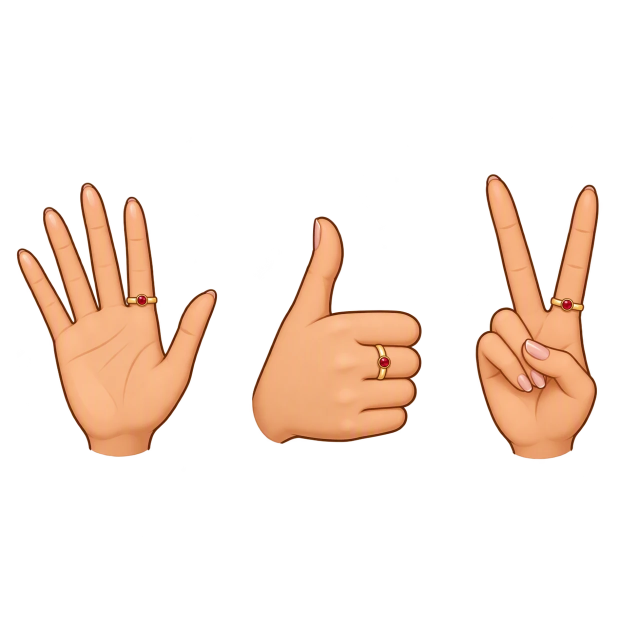
#> input picture aiym-engine/assets/hands/source/reference.webp, 1254 x 1254 px (shown at 1/2 size)
$ python cut_hands.py
#> lines starting #> are read from the running program, lines starting #| are printed output that depends on the picture; after the words box and inside, x2 and y2 are one past the last pixel; in counts of white or black regions, pixels touching at a corner belong together
#!/usr/bin/env python3
"""Вырезает три руки из общей картинки-образца (assets/hands/source/reference.webp): убирает белый фон,
сглаживает края и сохраняет wave.png / like.png / peace.png + размеры и положение запястья (hands.json)."""
import json, os
import numpy as np
from PIL import Image, ImageFilter

HERE = os.path.dirname(os.path.abspath(__file__)); ROOT = os.path.join(HERE, '..', 'assets', 'hands')
im = Image.open(os.path.join(ROOT, 'source', 'reference.webp')).convert('RGBA')
#> im is the input picture: PIL image 1254x1254 RGBA; mean R, G, B, A 44.8, 30.3, 21.5, 45.4
a = np.asarray(im).astype(np.int16); rgb = a[..., :3]
#> after `rgb = a[..., :3]`:
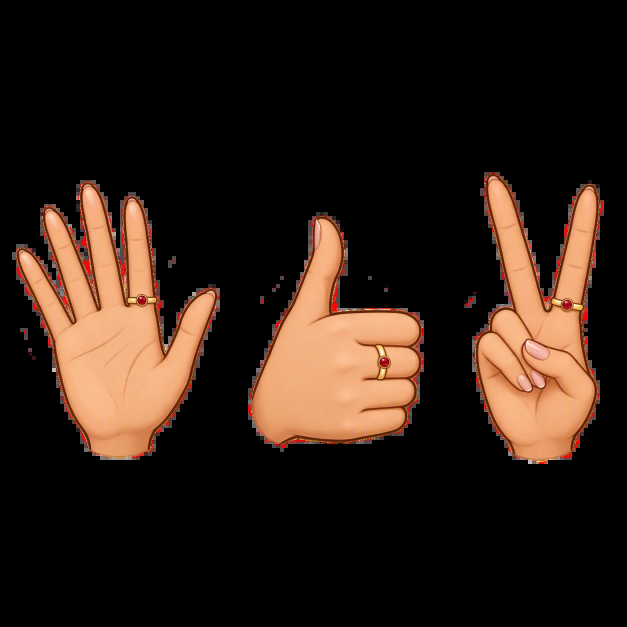
#> rgb: shape (1254, 1254, 3) int16 (shown at 1/2 size); mean R, G, B 44.8, 30.3, 21.5

# у образца уже прозрачный фон (альфа-канал) — просто берём его; если вдруг фон белый — убираем заливкой от краёв
if a[..., 3].min() < 255:
    fg = a[..., 3] > 16
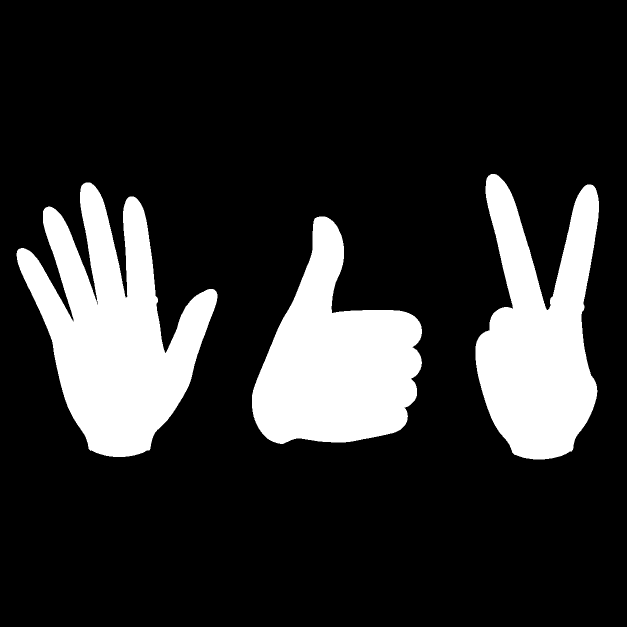
#> fg: shape (1254, 1254) bool (shown at 1/2 size); 18.3% white; 3 white regions, box (x1, y1, x2, y2) and area: (33, 365, 435, 914) 110266, (504, 433, 844, 888) 89655, (951, 348, 1198, 919) 87392
    full = im
else:
    from PIL import ImageDraw
    wmask = Image.fromarray(((rgb.min(axis=2) > 238) * 255).astype(np.uint8), 'L')
    for pt in [(0, 0), (im.width - 1, 0), (0, im.height - 1), (im.width - 1, im.height - 1)]:
        if wmask.getpixel(pt) == 255: ImageDraw.floodfill(wmask, pt, 128, thresh=0)
    fg = np.asarray(wmask) != 128
    m = Image.fromarray((fg * 255).astype(np.uint8), 'L').filter(ImageFilter.MinFilter(3)).filter(ImageFilter.GaussianBlur(1.0))
    full = Image.fromarray(np.dstack([rgb.astype(np.uint8), np.asarray(m)]), 'RGBA')

# три руки = три группы столбцов с просветами между ними
cols = fg.any(axis=0); segs = []; start = None; gap = 0
for x, v in enumerate(cols):
    if v:
        if start is None: start = x
        gap = 0; end = x
    elif start is not None:
        gap += 1
        if gap > 25: segs.append((start, end + 1)); start = None
#> this loop made 1254 passes
#> (v, start) on pass 34: (True, 33)
#> v on passes 1 to 6: False, False, False, False, False, False
#> after the loop, segs = [(33, 435), (504, 844), (951, 1198)]
if start is not None: segs.append((start, end + 1))
boxes = []
for x0, x1 in segs:
    if x1 - x0 < 150: continue
    rows = np.where(fg[:, x0:x1].any(axis=1))[0]; boxes.append((x0, x1, int(rows[0]), int(rows[-1]) + 1))
#> this loop made 3 passes
#> after the loop, boxes = [(33, 435, 365, 914), (504, 844, 433, 888), (951, 1198, 348, 919)]
assert len(boxes) == 3, boxes
names = ['wave', 'like', 'peace']
meta = {}
for name, (x0, x1, y0, y1) in zip(names, boxes):
    pad = 8
    box = (max(x0 - pad, 0), max(y0 - pad, 0), min(x1 + pad, im.width), min(y1 + pad, im.height))
    crop = full.crop(box)
    crop.save(os.path.join(ROOT, f'{name}.png'), optimize=True)
    meta[name] = {'w': crop.width, 'h': crop.height, 'box': box}
#> this loop made 3 passes
#> (name, x0, x1, y0, y1, box) on passes 1 to 3: ('wave', 33, 435, 365, 914, (25, 357, 443, 922)), ('like', 504, 844, 433, 888, (496, 425, 852, 896)), ('peace', 951, 1198, 348, 919, (943, 340, 1206, 927))
#> pass 1, `crop = full.crop(box)`:
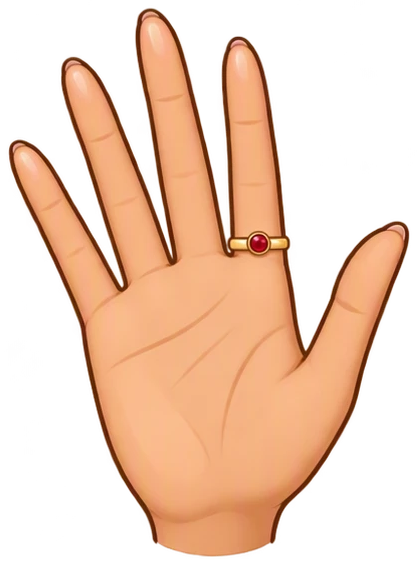
#> crop: PIL image 418x565 RGBA; mean R, G, B, A 116.3, 78.8, 56.5, 115.6; transparent parts drawn white
#> pass 2, `crop = full.crop(box)`:
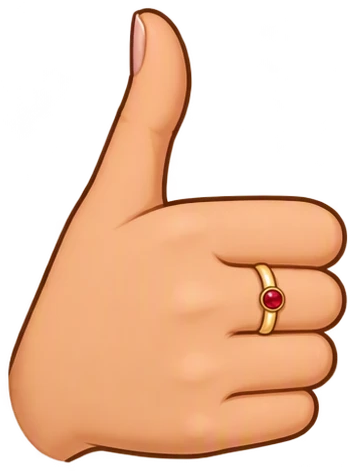
#> crop: PIL image 356x471 RGBA; mean R, G, B, A 129.6, 88.8, 63, 133.5; transparent parts drawn white
#> pass 3, `crop = full.crop(box)`:
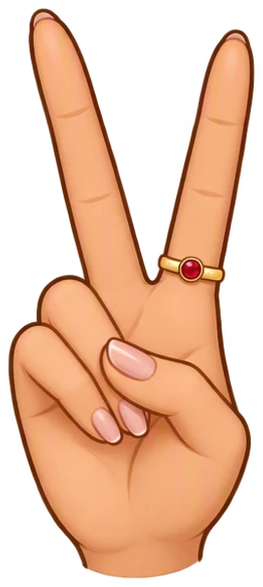
#> crop: PIL image 263x587 RGBA; mean R, G, B, A 137.4, 90.9, 63.8, 140.5; transparent parts drawn white
#> after the loop, meta = 3 items
json.dump(meta, open(os.path.join(HERE, 'hands.json'), 'w'), indent=1)
print(json.dumps(meta))
#| {"wave": {"w": 418, "h": 565, "box": [25, 357, 443, 922]}, "like": {"w": 356, "h": 471, "box": [496, 425, 852, 896]}, "peace": {"w": 263, "h": 587, "box": [943, 340, 1206, 927]}}
